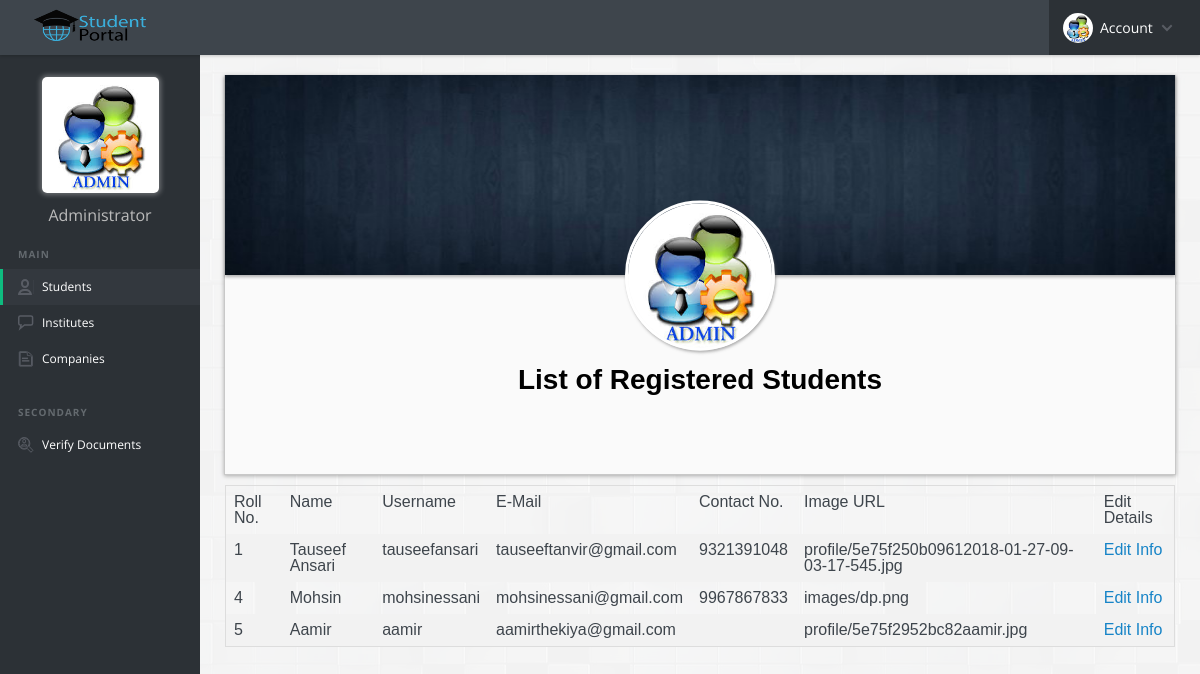
Screenshot of /admin.php (signed in) with the database file from the repository.
### tables this page shows
CREATE TABLE `user` (
  `id` int(11) NOT NULL,
  `name` varchar(100) NOT NULL,
  `user_name` varchar(20) NOT NULL,
  `email_id` text NOT NULL,
  `password` varchar(32) NOT NULL,
  `contact_no` varchar(15) NOT NULL,
  `user_type` enum('student','institute','company') NOT NULL,
  `img_url` varchar(255) NOT NULL DEFAULT 'images/dp.png'
);

### admin.php (the view, shortened to what this page needs)
<?php
  include 'config.php';
?>
<!DOCTYPE html>
<html lang="en">
<head>
  <link rel="stylesheet" href="css/reset.css">
  <link rel="stylesheet" href="css/style.css">
  <link rel="stylesheet" href="css/media.css">
  <link rel="stylesheet" href="css/profile.css">
</head>
<body>
  <header class="cd-main-header">
    <a href="admin.php" class="cd-logo"><img src="images/logo.png" alt="Logo"></a>
    <nav class="cd-nav">
      <ul class="cd-top-nav">
        <li class="has-children account">
          <a href="#">
            <img src="images/avatar-01.jpg">
            Account
          </a>
        </li>
      </ul>
    </nav>
  </header>
  <main class="cd-main-content">
    <nav class="cd-side-nav">
      <ul>
        <li class="nav-dp"><a class="dp"><img src="images/avatar-01.jpg"></a></li>
        <li class="nav-name"><h1>Administrator</h1></li>
        <li class="cd-label">Main</li>
        <li class="profile active">
          <a href="admin.php">Students</a>
        </li>
        <li class="messages">
          <a href="admininstitute.php">Institutes</span></a>
        </li>
        <li class="has-children documents">
          <a href="admincompany.php">Companies</a>
        </li>
      </ul>
      <ul>
        <li class="cd-label">Secondary</li>
        <li class="jobs">
          <a href="verify.php">Verify Documents</a>
        </li>
      </ul>
        <br><br>
        <center>
        <iframe width="120px" height="60px" scrolling="no" src="clock.html"></iframe>
        </center>
    </nav>
    <div class="content-wrapper">
      <div class="profile-container">
        <div class="info-box">
          <img id="pro-timeline" src="images/pro-timeline.jpg"></img>
          <div class="pro-title">
                  <center><img class="profile-image" src="images/avatar-01.jpg">
                   <p id="pro-name" style="font-weight: bold;">List of Registered Students</p></center>
                </div>
              <div class="pro-education student">
                <div style="overflow-x:auto;">
  <table>
    <tr>
      <th>Roll No.</th>
      <th>Name</th>
      <th>Username</th>
      <th>E-Mail</th>
      <th>Contact No.</th>
      <th>Image URL</th>
      <th>Edit Details</th>
    </tr>
    <?php
      $query=mysqli_query($connection,"SELECT * FROM user WHERE user_type='student'");
      while($row=mysqli_fetch_array($query))
      {
    ?>
    <tr>
      <td><?php echo $row['id']; ?></td>
      <td><?php echo $row['name']; ?></td>
      <td><?php echo $row['user_name']; ?></td>
      <td><?php echo $row['email_id']; ?></td>
      <td><?php echo $row['contact_no']; ?></td>
      <td><?php echo $row['img_url']; ?></td>
      <td><a href="adminsetting.php?user=<?php echo $row['id'];?>">Edit Info</a></td>
    </tr>
    <?php
  }
    ?>
  </table>
</div>
              </div>
    </div>
  </main>
</body>
</html>

### css/profile.css (style rules this page uses)
.profile-container { display: block; font-family: helvetica; width: 100%; }
.profile-container > div { border:1px solid rgba(0,0,0,0.2); border-top:none; box-shadow: 0px 1px 4px rgba(0,0,0,0.3); background-color: rgb(250,250,250); margin:20px auto; }
.profile-image { height: 150px; width: 150px; border-radius: 50%; margin:0.5%; border:3px solid white; box-shadow: 1px 2px 3px rgba(100,100,100,0.5); }
div.info-box { max-height: 400px; }
img#pro-timeline { width: 100%; max-height: 200px; box-shadow: 0px 2px 3px rgba(0,0,0,0.3); }
div.pro-title { position: relative; transform: translateY(-40%); }
p#pro-name { color: black; font-size: 28px; font-family: helvetica; padding: 8px; }

### admin.php (style rules this page uses)
table { border-collapse: collapse; border-spacing: 0; width: 100%; border: 1px solid #ddd; }
th, td { text-align: left; padding: 8px; }
tr:nth-child(even) { background-color: #f2f2f2 }

### rows the page displays
user: id "1", name "Tauseef Ansari", user_name "tauseefansari", email "tauseeftanvir@gmail.com", contact_no "9321391048", img_url "profile/5e75f250b09612018-01-27-09-03-17-545.jpg"
user: id "4", name "Mohsin", user_name "mohsinessani", email "mohsinessani@gmail.com", contact_no "9967867833", img_url "images/dp.png"
user: id "5", name "Aamir", user_name "aamir", email "aamirthekiya@gmail.com", img_url "profile/5e75f2952bc82aamir.jpg"
